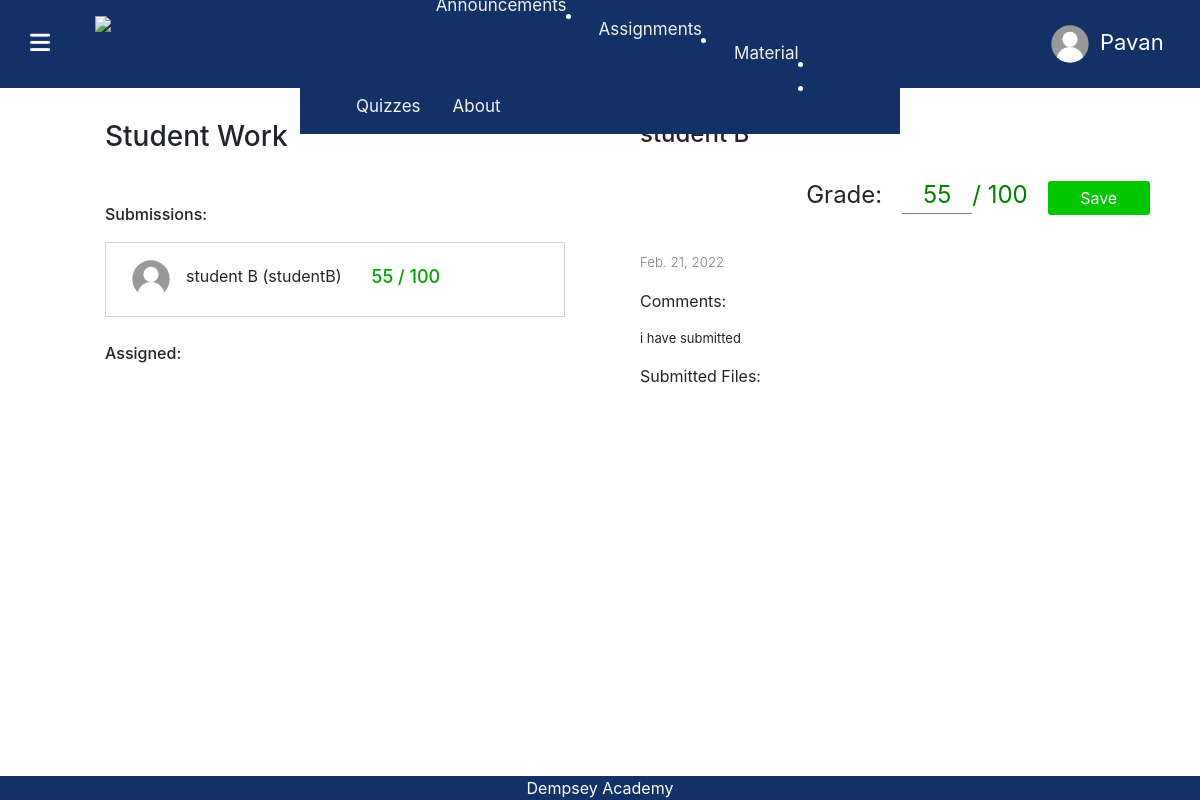
Page /ViewClassroom/730F612C/assignments/viewAssignment/6 (signed in) on the committed database.
### educationPortal/models.py (models this page shows)
class User(AbstractUser):
    userType = models.CharField(max_length=20, default="student")
    profile_pic = models.ImageField(
        null=True, blank=True, default="blankUserIcon.svg")

class Submission(models.Model):
    resubmitted = models.BooleanField(default=False)
    grade = models.IntegerField(default=-1)
    files = models.ManyToManyField(FileModel, blank=True)
    description = models.CharField(max_length=1000, default="")
    user = models.ForeignKey(
        User, null=True, related_name="submitter", on_delete=models.CASCADE)
    date = models.DateField(null=True)

### educationPortal/views.py (the view)
# urls.py: path("ViewClassroom/<str:code>/assignments/viewAssignment/<int:id>",
def viewAssignment(request, code, id):
    classroom = Classroom.objects.get(code=code)
    assignment = Assignment.objects.get(id=id)
    submission = None
    if(assignment.submissions.filter(user=request.user).exists()):  # for student
        submission = assignment.submissions.get(user=request.user)
    allSubmissions = assignment.submissions.all()  # all submissions
    allUserNamesSubmitted = assignment.submissions.values(
        'user__username')  # all usersnames who have submitted
    non_submitters = classroom.students.exclude(
        username__in=allUserNamesSubmitted)  # students who haven't submitted
    return render(request, "educationPortal/viewAssignment.html", {
        "class": classroom,
        "assignment": assignment,
        "submission": submission,  # one student submission (for student)
        "allSubmissions": allSubmissions,  # for teacher
        "non_submitters": non_submitters,  # for teacher
        "overdue": datetime.now().replace(tzinfo=None) > (assignment.duedate).replace(tzinfo=None)
    })

### educationPortal/templates/educationPortal/viewAssignment.html (shortened to what this page needs)
{% load static %}
<!DOCTYPE html>
<html lang="en">
<head>
    <link rel="stylesheet" href="https://stackpath.bootstrapcdn.com/bootstrap/4.4.1/css/bootstrap.min.css"
>
    <link href="{% static 'educationPortal/styles.css' %}" rel="stylesheet">
    <link href="{% static 'educationPortal/ClassView.css' %}" rel="stylesheet">
    <link href="{% static 'educationPortal/conversations.css' %}" rel="stylesheet">
    <link href="{% static 'educationPortal/assignments.css' %}" rel="stylesheet">
    <link href="{% static 'educationPortal/viewAssignment.css' %}" rel="stylesheet">
    <link rel="stylesheet" href="https://unpkg.com/purecss@1.0.0/build/pure-min.css">
</head>
<body>
    <header class="mainHeader">
        <div style="display: flex; align-items: center;">
            <div id="menuBars">
                <i class="fas fa-bars menuBars"></i>
            </div>
                        <img src="{% static 'educationPortal/Icons/Logo.svg' %}" style="height: 7vh; margin-right: 20px; color: orange; margin-left: 20px;"
                            class="logo">
        </div>
        <div class="headerItems">
            <button class="profileButton" onclick="profilePopUp()">
                {% if user.profile_pic %}
                <img src="{{user.profile_pic.url}}" width="40px" height="40px" style="border-radius: 50%;">
                {% else %}
                <img src="/images/blankUserIcon.svg" width="40px" height="40px" style="border-radius: 50%;">
                {% endif %}
                <p class="profileButtonText">{{user.first_name}}</p>
            </button>
        </div>
        <div class="pure-menu">
            <ul class="pure-menu-list">
                <li class="pure-menu-item">
                    <a href="{% url 'index' %}" class="pure-menu-link">
                    </a>
                </li>
                <li class="pure-menu-item">
                    <a href="{% url 'ViewClassroom' class.code %}" class="pure-menu-link">
                    </a>
                </li>
                <li class="pure-menu-item">
                    <a href="{% url 'assignments' class.code %}" class="pure-menu-link">
                        Assignments
                    </a>
                </li>
                <li class="pure-menu-item">
                    <a href="{% url 'materials' class.code %}" class="pure-menu-link">
                        Material
                    </a>
                </li>
                <li class="pure-menu-item">
                    <a href="{% url 'quizzes' class.code %}" class="pure-menu-link">
                        Quizzes
                    </a>
                </li>
                <li class="pure-menu-item">
                    <a href="https://dempseyacademy.com/" target="_blank" class="pure-menu-link">
                        About
                    </a>
                </li>
            </ul>
        </div>
    </header>
    <div class="bottom-menu">
        <span class="pure-menu-heading" style="color: white;">
            Dempsey Academy
        </span>
    </div>
    <br>
    <br>
    <br>
    <div class="container">
        <div class="row">
            <div class="col">
                {% if user.userType == "Student" %}
                <div class="AssignmentInfo">
                    <table>
                        <tr>
                            <td>
                                <i class="far fa-file-alt {{class.theme}}"
                                    style="color: white; font-size: x-large; transform: scale(1.2); padding: 10px; padding-left: 13px; padding-right: 13px; border-radius: 50%;"></i>
                            </td>
                            <td>
                                <h2 style="color: rgb(72, 72, 72); font-weight: 500; padding-left: 20px; padding-top: 5px;">
                                    {{assignment.title}}</h2>
                            </td>
                        </tr>
                        <tr>
                            <td>
                            </td>
                            <td>
                                {% if not overdue %}
                                    <h6 style="padding-left: 20px; font-weight: 400;">Due: {{assignment.duedate}}</h6>
                                {% else %}
                                    <h6 style="padding-left: 20px; font-weight: 400; color: rgb(196, 2, 2);">Due: {{assignment.duedate}}</h6>
                                {% endif %}
                            </td>
                        </tr>
                        <tr>
                            <td>
                            </td>
                            <td>
                                <hr style="width: 100%; margin-left: 20px;">
                                <div style="padding-left: 20px; padding-top: 2vh; font-size: smaller; margin:0px">
                                    {{assignment.description | safe}}
                                </div>
                                <hr style="width: 100%; margin: 0px;  margin-left: 20px;">
                            </td>
                        </tr>
                    </table>
                    <br>
                    <h6 style="color: rgb(66, 66, 66);">Attachment Files:</h6>
                    <div style="display: flex; flex-direction: column; max-height: 30vh; overflow-y: auto; width: 100%; overflow-x: hidden;">
                        {% for file in assignment.givenFiles.all %}
                        <a href="{{file.file.url}}" download style="text-decoration: none; color: rgb(88, 88, 88); background-color: rgb(233, 233, 233);" class="fileLink">
                            <div>
                                <i class="fas fa-file" style="color: gray; padding-right:10px; padding-top: 15px;"></i>
                                <div>{{file.name}}</div>
                            </div>
                        </a>
                        {% endfor %}
                    </div>
                    {% if assignment.givenFiles.count > 0 %}
                    <button class="submitBtn" onclick="downloadAll()"> Download All Files </button>
                    {% endif %}
                    <br>
                    <br>
                </div>
                {% else %}
                <h3 style="padding-left: 5vw; padding-top: 6vh; margin-bottom: 0; padding-bottom: 0;">Student Work</h3>
                <div class="Submissions">
                    <div style="display: flex; flex-direction: column;">
                        <p style="font-weight: 500;">Submissions:</p>
                        {% for s in allSubmissions %}
                            <div class="submissionItem" onclick="toggleHiddenSubmission('{{s.user.username}}', this)">
                                {% if s.user.profile_pic %}
                                    <img src="{{s.user.profile_pic.url}}" width="40px" height="40px" style="border-radius: 50%;">
                                {% else %}
                                    <img src="/images/blankUserIcon.svg" width="40px" height="40px" style="border-radius: 50%;">
                                {% endif %}
                                <p style="padding-left: 15px; padding-top: 10px;">{{s.user.first_name}} {{s.user.last_name}} ({{s.user.username}})</p>
                                {% if s.grade > 0 %}
                                <p class="currentGradeTextList">{{s.grade}} / 100</p>
                                {% else %}
                                <p class="currentGradeTextList"> __ / 100</p>
                                {% endif %}
                            </div>
                        {% endfor %}
                        <br>
                        <p style="font-weight: 500;">Assigned:</p>
                    </div>
                </div>
                {% endif %}
            </div>
            <div class="col">
                {% if user.userType == "Student" %}
                <div class="studentSubmissionInfo" >
                    <div class="yourWork">
                        <h4 style="font-weight: 400;">Your Work</h4>
                        {% if submission %}
                            <br>
                            <div style="display: flex; transform: scale(1.3);">
                                <i class="fas fa-check-circle" style="font-size: x-large; padding-right: 15px; padding-top: 3px; color: rgb(0, 191, 0);"></i>
                                {% if submission.resubmitted %}
                                    <p style="font-weight: 400; font-size: large;">Re-Submitted</p>
                                {% else %}
                                    <p style="font-weight: 400; font-size: large;">Submitted</p>
                                {% endif %}
                            </div>
                            <br>
                            <div style="display: flex; align-items: center;">
                                <p style="font-size: large; margin-right: 15px;">Your Score: </p>
                                {% if submission.grade >= 0 %}
                                    <p style='font-weight: 600; font-size: larger;'>{{submission.grade}} / 100</p>
                                {% else %}
                                    <p style='font-weight: 600; font-size: larger;'>- / 100</p>
                                {% endif %}
                            </div>
                            <h6 style="border-top: 0.5px solid lightgray; padding-top: 15px;">Resubmit Entire Assignment:</h6>
                            <form style="min-height: 40vh; display: flex; flex-direction: column; width: 80%;" method="POST"
                                action="{% url 'submitAssignment' class.code assignment.id %}" enctype="multipart/form-data">
                                {% csrf_token %}
                                <label for="files" class="custom-file-upload">
                                    <div
                                        style="display: flex; padding: 10px; border-radius: 3px ;padding-left: 15px; padding-right: 15px; border: 0.5px solid lightgray;">
                                        <i class="fas fa-file" style="color: gray; font-size: x-large;"></i>
                                        <p style="color: gray; padding-bottom: 0; margin-bottom: 0; padding-left: 5px;">Add Files</p>
                                    </div>
                                </label>
                                <ul id="fileList">
                                </ul>
                                <input type="file" id="files" name="files" multiple hidden onchange="displayFiles()">
                                <textarea placeholder="Any comments"
                                    style="height: 20vh; font-size: small; border: 0.5px solid lightgray; border-radius: 5px;"
                                    name="description"></textarea>
                                <input type="submit" class="submitBtn assignmentSubmit" style="width: 100%;" value="Re-Submit">
                            </form>
                        {% else %}
                            <form style="min-height: 40vh; display: flex; flex-direction: column; width: 80%;" method="POST" action="{% url 'submitAssignment' class.code assignment.id %}" enctype="multipart/form-data">
                                {% csrf_token %}
                                <label for="files" class="custom-file-upload">
                                    <div
                                        style="display: flex; padding: 10px; border-radius: 3px ;padding-left: 15px; padding-right: 15px; border: 0.5px solid lightgray;">
                                        <i class="fas fa-file" style="color: gray; font-size: x-large;"></i>
                                        <p style="color: gray; padding-bottom: 0; margin-bottom: 0; padding-left: 5px;">Add Files</p>
                                    </div>
                                </label>
                                <ul id="fileList" >
                                </ul>
                                <input type="file" id="files" name="files" multiple hidden onchange="displayFiles()">
                                <textarea placeholder="Any comments" style="height: 20vh; font-size: small; border: 0.5px solid lightgray; border-radius: 5px;" name="description"></textarea>
                                <input type="submit" class="submitBtn assignmentSubmit" style="width: 100%;" value="Submit">
                            </form>
                        {% endif %}
                    </div>
                </div>
                {% else %}
                <div class="submissionInfo">
                    {% for s in allSubmissions %}
                        {% if forloop.counter0 == 0 %}
                            <div style="width: 100%; display: flex; flex-direction: column;" id="{{s.user.username}}" class="studentSubmissionInfoItem">
                                <h4>{{s.user.first_name}} {{s.user.last_name}}</h4>
                        {% else %}
                            <div style="width: 100%; display: flex; flex-direction: column;" id="{{s.user.username}}" hidden class="studentSubmissionInfoItem">
                                <h4>{{s.user.first_name}} {{s.user.last_name}}</h4>
                        {% endif %}
                            <form style="display: flex; justify-content: flex-end; align-items: center;" method="POST" action="{% url 'gradeAssignment' class.code assignment.id s.id  %}">
                                <p style="font-size: x-large; padding-right: 20px; padding-top: 20px;">Grade:</p>
                                {% if s.grade >= 0 %}
                                    <input type="number" class="gradeInput"
                                        max="100" min="0" name="grade" value="{{s.grade}}">
                                {% else %}
                                    <input type="number" class="gradeInput"
                                        max="100" min="0" name="grade" value="-">
                                {% endif %}
                                <p style="color: green; font-size: x-large; padding-top:20px;"> / 100</p>
                                <input type="submit" style="width: 20%; margin-left: 20px;" class="submitBtn" value="Save">
                            </form>
                            <br>
                            <p style="font-weight: 300; color: gray; font-size: smaller;">{{s.date}}</p>
                            <p>Comments:</p>
                            <p style="font-size: small; max-width: 90vw;">{{s.description}}</p>
                            <p>Submitted Files:</p>
                            <div
                                class="fileDiv">
                            </div>
                        </div>
                    {% endfor %}
                </div>
                {% endif %}
            </div>
        </div>
    </div>
</body>
</html>

### rows in the picture
User: first_name "Pavan"
Submission: user.first_name "student", user.last_name "B", user.username "studentB", grade "55", date "Feb. 21, 2022", description "i have submitted"
